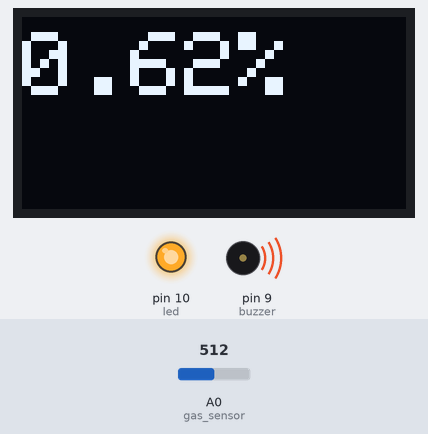
Simulated run of this sketch. Board: Arduino Uno, built with avr-gcc and run on an emulated ATmega328P. Parts: 128×64 one-colour display, output pins drawn as LEDs (lit = HIGH), buzzer (waves = sounding, pin HIGH). The inputs (shaded band) are chosen by the test bench; at power-on: A0 (gas_sensor) = 512.

Above: at 1.2 s.
1.3 s: A0 (gas_sensor) set to 1016
At 2.5 s:
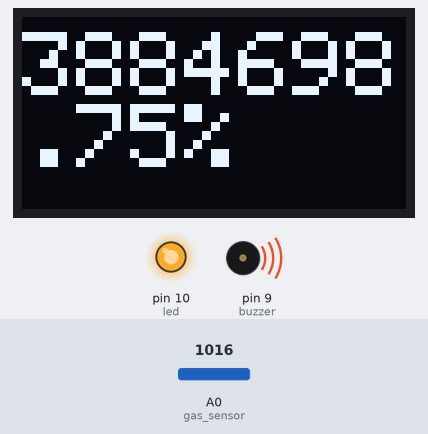
2.8 s: A0 (gas_sensor) set to 1023
At 3.1 s:
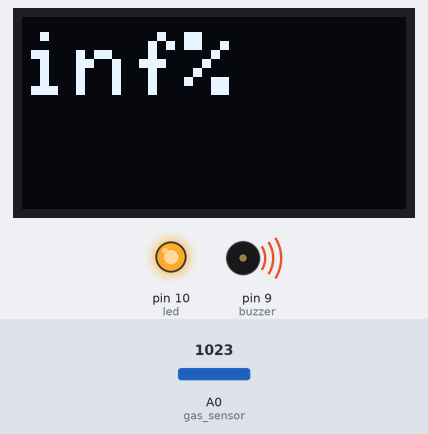
4.3 s: A0 (gas_sensor) set to 437
At 4.8 s:
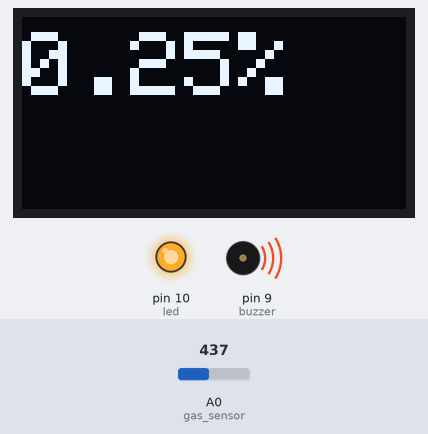
5.8 s: A0 (gas_sensor) set to 408
At 6.3 s:
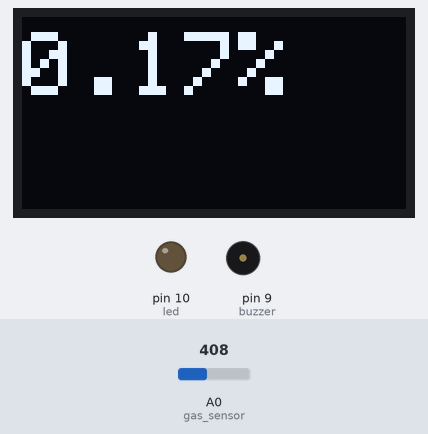
Timing chart, 0 to 8.3 s (numbered marks = the images above; inputs shaded):
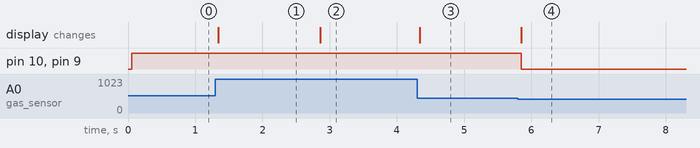

Measured:
- the behaviour switches between 1022 and 1023 on A0 (gas_sensor) (found by bisection; images 1 and 2)
- the behaviour switches between 421 and 420 on A0 (gas_sensor) (found by bisection; images 3 and 4)
- after the input at 1.3 s, the display: changes at once (image 1)
- after the input at 2.8 s, the display: changes after 0.06 s (image 2)
- after the input at 4.3 s, the display: changes at once (image 3)
- after the input at 5.8 s, pin 10 (led), pin 9 (buzzer): HIGH → LOW after 0.05 s; the display: changes after 0.05 s (image 4)

The sketch:

methane_oled.ino
```cpp
#include <Adafruit_SSD1306.h>

#include <Adafruit_GFX.h>

#include <gfxfont.h>


#include <SPI.h>

#include <Wire.h>


#define OLED_RESET 11

Adafruit_SSD1306 display(OLED_RESET);


int led = 10;

int buzzer = 9;

int gas_sensor = A0;

float m = -0.318;

float b = 1.133;

float R0 = 11.820;


void setup() {

  Serial.begin(9600);

  display.begin(SSD1306_SWITCHCAPVCC, 0x3C);

  display.setTextColor(WHITE);

  display.setTextSize(3);

  pinMode(led, OUTPUT);

  digitalWrite(led, LOW);

  pinMode(buzzer, OUTPUT);

  digitalWrite(buzzer, LOW);

  pinMode(gas_sensor, INPUT);

}


void loop() {

  display.clearDisplay();

  display.setCursor(0, 5);

  float sensor_volt;

  float RS_gas;

  float ratio;

  float sensorValue = analogRead(gas_sensor);

  sensor_volt = sensorValue * (5.0 / 1023.0);

  RS_gas = ((5.0 * 10.0) / sensor_volt) - 10.0;

  ratio = RS_gas / R0;


  double ppm_log = (log10(ratio) - b) / m;

  double ppm = pow(10, ppm_log);

  double percentage = ppm / 10000;

  display.print(percentage);

  display.print("%");

  display.display();


  if (ppm > 2000) {


    digitalWrite(led, HIGH);

    digitalWrite(buzzer, HIGH);

  } else {


    digitalWrite(led, LOW);


    digitalWrite(buzzer, LOW);


}}
```
